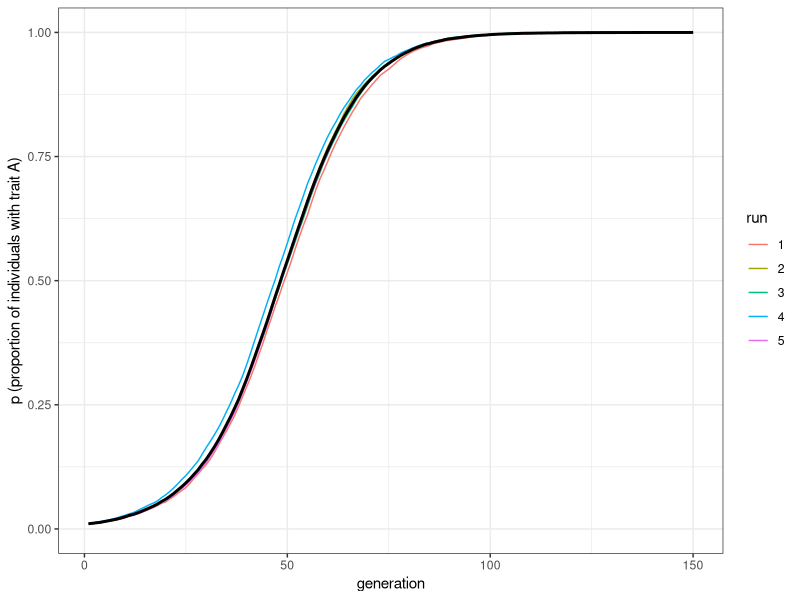
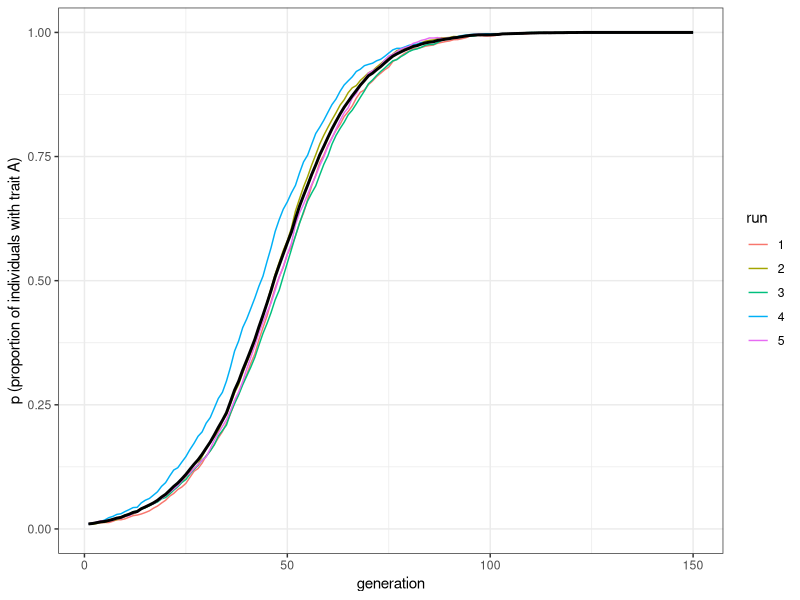
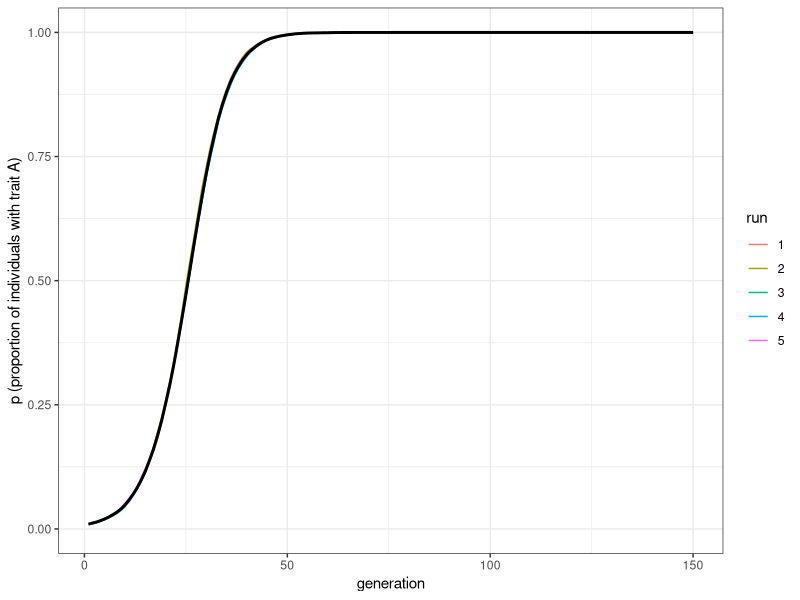
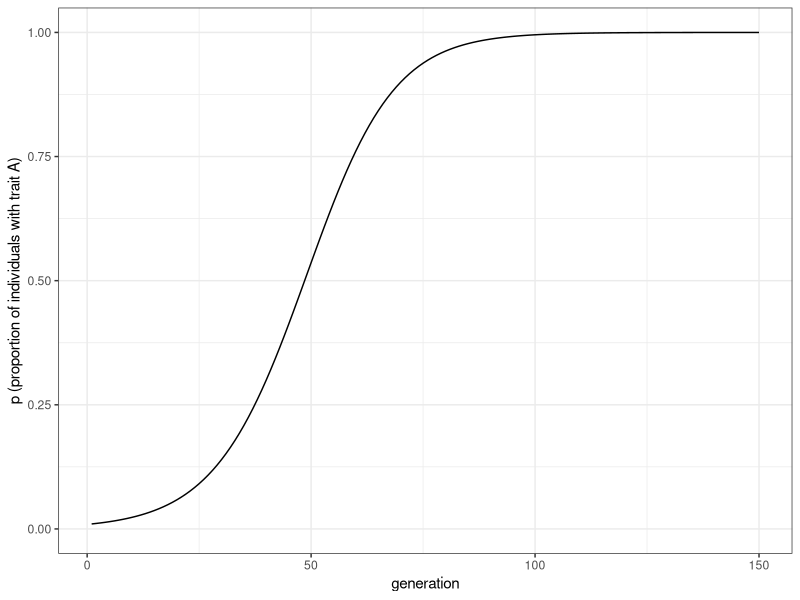

Generate these figures, in order, with R:
## ---- chunk 1
library(tidyverse)

biased_transmission_direct <- function (N, s_a, s_b, p_0, t_max, r_max) {
  
  output <- tibble(generation = rep(1:t_max, r_max), p = as.numeric(rep(NA, t_max * r_max)), run = as.factor(rep(1:r_max, each = t_max)))
  
  for (r in 1:r_max) {
  
    population <- tibble(trait = sample(c("A", "B"), N, replace = TRUE, prob = c(p_0, 1 - p_0))) # create first generation
    
    output[output$generation == 1 & output$run == r, ]$p <- sum(population$trait == "A") / N # add first generation's p for run r

    for (t in 2:t_max) {
    
      previous_population <- population # copy individuals to previous_population tibble
      
      demonstrator_trait <- tibble(trait = sample(previous_population$trait, N, replace = TRUE)) 
      # for each individual, pick a random individual from the previous generation to act as demonstrator and store their trait
      
      # biased probabilities to copy:
      copy_a <- sample(c(TRUE, FALSE), N, prob = c(s_a, 1 - s_a), replace = TRUE) 
      copy_b <- sample(c(TRUE, FALSE), N, prob = c(s_b, 1 - s_b), replace = TRUE) 
      
      if (nrow(population[copy_a & demonstrator_trait == "A", ]) > 0) {
        population[copy_a & demonstrator_trait == "A", ]$trait <- "A" 
      }  
      
      if (nrow(population[copy_b & demonstrator_trait == "B", ]) > 0) {
        population[copy_b & demonstrator_trait == "B", ]$trait <- "B" 
      }  
      output[output$generation == t & output$run == r, ]$p <- sum(population$trait == "A") / N # get p and put it into output slot for this generation t and run r
    }
  }
  output # export data from function
}
## ---- chunk 2
plot_multiple_runs <- function(data_model) {
  ggplot(data = data_model, aes(y = p, x = generation)) +
    geom_line(aes(colour = run)) +
    stat_summary(fun = mean, geom = "line", size = 1) +
    ylim(c(0, 1)) +
    theme_bw() +
    labs(y = "p (proportion of individuals with trait A)")
}
## ---- chunk 3
data_model <- biased_transmission_direct(N = 10000, s_a = 0.1, s_b = 0 , p_0 = 0.01, t_max = 150, r_max = 5)
plot_multiple_runs(data_model)
## ---- chunk 4
data_model <- biased_transmission_direct(N = 10000, s_a = 0.6, s_b = 0.5 , p_0 = 0.01, t_max = 150, r_max = 5)
plot_multiple_runs(data_model)
## ---- chunk 5
data_model <- biased_transmission_direct(N = 10000, s_a = 0.2, s_b = 0 , p_0 = 0.01, t_max = 150, r_max = 5)
plot_multiple_runs(data_model)
## ---- chunk 6
t_max <- 150
s <- 0.1

pop_analytical <- tibble(p = rep(NA, t_max), generation = 1:t_max)
pop_analytical$p[1] <- 0.01

for (i in 2:t_max) {
  pop_analytical$p[i] <- pop_analytical$p[i - 1] + pop_analytical$p[i - 1] * (1 - pop_analytical$p[i - 1]) * s
}

ggplot(data = pop_analytical, aes(y = p, x = generation)) +
  geom_line() +
  ylim(c(0, 1)) +
  theme_bw() +
  labs(y = "p (proportion of individuals with trait A)")
